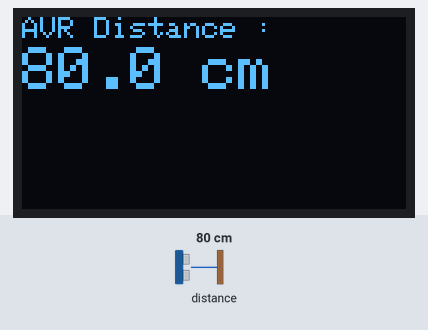
Simulated run of this sketch. Board: ESP8266 (NodeMCU). Shown: 128×64 one-colour display. The inputs (shaded band) are chosen by the test bench; at power-on: distance to the obstacle 80 cm. WiFi joins after 1.5 s; servers stay silent unless stated; what the sketch prints to the serial monitor is not drawn.

Above: at 3.0 s.
3.1 s: distance to the obstacle set to 2 cm
At 5.7 s:
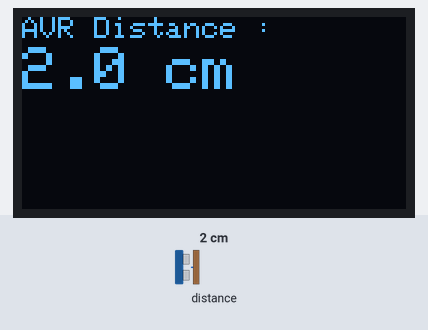
6.1 s: distance to the obstacle set to 4 cm
At 6.35 s:
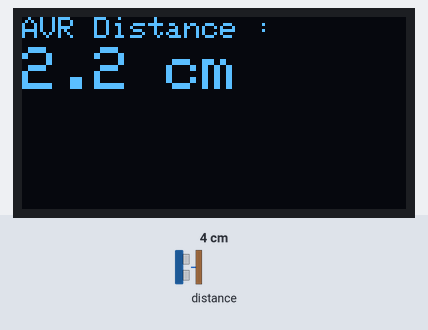
7.7 s: distance to the obstacle set to 120 cm
At 9.6 s:
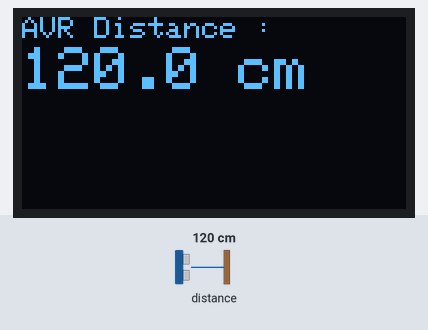
Timing chart, 0 to 11.1 s (numbered marks = the images above; inputs shaded):
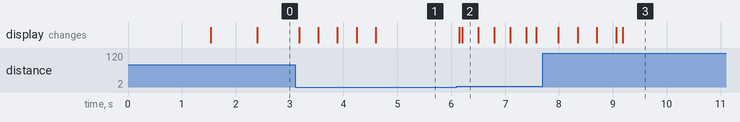

The sketch:

TOF200C-VL53LOXV2.ino
```cpp
#include "Adafruit_VL53L0X.h"
Adafruit_VL53L0X lox = Adafruit_VL53L0X();

#include <ESP8266WiFi.h>
WiFiClient espClient;

#include <PubSubClient.h>
PubSubClient client(espClient);

#include <ArduinoJson.h>
const size_t JSON_BUFFER_SIZE = 512;
StaticJsonDocument<JSON_BUFFER_SIZE> jsonBuffer;
char jsonString[512];

#include <Adafruit_GFX.h>
#include <Adafruit_SSD1306.h>
#define SCREEN_WIDTH 128  // OLED display width, in pixels
#define SCREEN_HEIGHT 64  // OLED display height, in pixels
Adafruit_SSD1306 display(SCREEN_WIDTH, SCREEN_HEIGHT, &Wire, -1);

// Variabel untuk perhitungan rata-rata
const int numReadings = 25;  // Jumlah pengukuran untuk rata-rata
int readings[numReadings];   // Array untuk menyimpan nilai jarak
int currentIndex = 0;        // Indeks untuk array
int total = 0;               // Total nilai jarak
int count = 0;               // Counter untuk valid readings
float average;
const char* MQTT_server = "123.123.123.123";
const char* MQTT_username = "1";
const char* MQTT_password = "1";
// const char* MQTT_username = "2";
// const char* MQTT_password = "2";
const int MQTT_Port = 1883;
String WiFiSSID = "masch.internal";
String WiFiPassword = "jlsrbz20@3";

long currentMillisUpload = 0;
long previousMillisUpload = 0;
int intervalReconnectMQTT = 60000;  //waktu Reconnect MQTT
unsigned long currentMillisReconnectMQTT = 0;
long previousMillisReconnectMQTT = 0;
unsigned long CurrentWiFiReconnect = 0;
long previousWiFiReconnect = 0;

unsigned long Currentpublish = 0;
long previouspublish = 0;

void callback(String topic, byte* message, unsigned int length) {
  Serial.print("Message arrived on topic: ");
  Serial.print(topic);
  Serial.print(". Message: ");
  String messageTemp;
  for (int i = 0; i < length; i++) {
    Serial.print((char)message[i]);
    messageTemp += (char)message[i];
  }
  Serial.println();
}

void ConnectMQTT() {
  client.setServer(MQTT_server, MQTT_Port);
  Serial.println("Menghubungkan ke MQTT...");
  // client.setCallback(callback);
}

void ReconnectMQTT() {
  if (!client.connected()) {

    currentMillisReconnectMQTT = millis();

    if (currentMillisReconnectMQTT - previousMillisReconnectMQTT >= intervalReconnectMQTT) {
      previousMillisReconnectMQTT = currentMillisReconnectMQTT;

      Serial.print("Menghubungkan ke MQTT...");
      client.setServer(MQTT_server, MQTT_Port);
      client.setCallback(callback);
      if (client.connect("ESP8266Client", MQTT_username, MQTT_password)) {
        Serial.println("Reconnecting MQTT berhasil!");
        // Berlangganan topic di sini

      } else {
        Serial.print("Gagal, rc=");
        Serial.print(client.state());
        Serial.println("Reconnecting MQTT Gagal!");
        Serial.println("Mencoba lagi dalam " + String(intervalReconnectMQTT) + "ms");
      }
    }
  }
}
//connection checking
void PublishMQTT() {
  currentMillisUpload = millis();

  if (WiFi.status() != WL_CONNECTED) {
    ReconnectWiFi();
  }
  if (WiFi.status() == WL_CONNECTED) {
    if (!client.connected()) {
      ReconnectMQTT();
    }
    client.loop();
  }
}

void displayAvrDistance() {
  //clear display
  display.clearDisplay();

  // display temperature
  display.setTextSize(1);
  display.setTextColor(WHITE);
  display.setCursor(0, 0);
  display.print("AVR Distance :");

  display.setTextSize(2);
  display.setTextColor(WHITE);
  display.setCursor(0, 10);
  display.printf("%0.1f", average);//"%0.2f" di gunakan untuk menunjukan 2 desimal "%0.3f" di gunakan untuk menunjukan 3 desimal
  display.setTextSize(2);
  display.setTextColor(WHITE);
  display.print(" cm");

  display.display();
}

void ConnectWiFi() {
  if (WiFiSSID.length() > 0 && WiFiPassword.length() > 0) {
    WiFi.begin(WiFiSSID, WiFiPassword);
    if (WiFi.waitForConnectResult() == WL_CONNECTED) {
      Serial.println("Koneksi WiFi berhasil!");
      Serial.println("IP Address: " + WiFi.localIP().toString());
    } else {
      Serial.println("Koneksi WiFi gagal!");
    }
  } else {
    Serial.println("SSID atau Password WiFi kosong.");
  }
}
void ReconnectWiFi() {
  if (WiFi.status() != WL_CONNECTED) {
    CurrentWiFiReconnect = millis();
    if (CurrentWiFiReconnect - previousWiFiReconnect >= 30000) {
      previousWiFiReconnect = CurrentWiFiReconnect;
      Serial.println("Attempting to reconnect to WiFi...");
      // WiFi.disconnect();
      // readConfig();
      WiFiSSID.trim();
      WiFiPassword.trim();
      WiFi.begin(WiFiSSID, WiFiPassword);
    }
  }
  if (WiFi.status() == WL_CONNECTED) {
    ("Reconnecting WiFi berhasil!");
    ReconnectMQTT();
  }
}


void setup() {
  Serial.begin(115200);

  // Tunggu serial port siap (khusus perangkat USB native)
  while (!Serial) {
    delay(1);
  }

  Serial.println("Adafruit VL53L0X test.");
  if (!lox.begin()) {
    Serial.println(F("Failed to boot VL53L0X"));
    while (1)
      ;
  }

  Serial.println(F("VL53L0X API Continuous Ranging example\n\n"));

  // Memulai pengukuran jarak secara kontinu
  lox.startRangeContinuous();

  //CONNECT WIFI
  ConnectWiFi();
  //CONNECT MQTT
  ConnectMQTT();

  if (!display.begin(SSD1306_SWITCHCAPVCC, 0x3C)) {  // Address 0x3D for 128x64
    Serial.println(F("SSD1306 allocation failed"));
    for (;;)
      ;
  }
}

void loop() {
  PublishMQTT();
  if (lox.isRangeComplete()) {
    int distance = lox.readRange();

    // Menyimpan hasil pengukuran ke array
    total -= readings[currentIndex];    // Mengurangi nilai lama dari total
    readings[currentIndex] = distance;  // Menyimpan pengukuran baru ke array
    total += distance;                  // Menambahkan nilai baru ke total

    currentIndex++;                       // Pindah ke indeks berikutnya
    count = min(count + 1, numReadings);  // Hitung jumlah pembacaan valid

    if (currentIndex >= numReadings) {
      currentIndex = 0;  // Reset indeks ke awal
    }

    // Ubah jarak dari mm ke cm
    float distanceInCm = distance / 10.0;

    // Tampilkan rata-rata setelah 10 pembacaan
    if (count >= numReadings) {
      average = total / float(numReadings) / 10.0;  // Rata-rata dalam cm
      Serial.print("Average distance over ");
      Serial.print(numReadings);
      Serial.print(" readings: ");
      Serial.println(average);

      displayAvrDistance();
    }
  }
  // delay(100);
  if (client.connected()) {
    Currentpublish = millis();
    if (Currentpublish - previouspublish >= 1000) {
      jsonBuffer["avr_distance"] = average;
      serializeJson(jsonBuffer, jsonString);
      client.publish("TOF/publish/telemetry", jsonString);
      Serial.println("send");
      previouspublish = Currentpublish;
    }
  }
}
```

Measured:
- after the input at 3.1 s, the display: first changes after 0.07 s (image 1 shows a later state)
- after the input at 6.1 s, the display: first changes after 0.05 s (image 2 shows a later state)
- after the input at 7.7 s, the display: first changes after 0.29 s (image 3 shows a later state)
